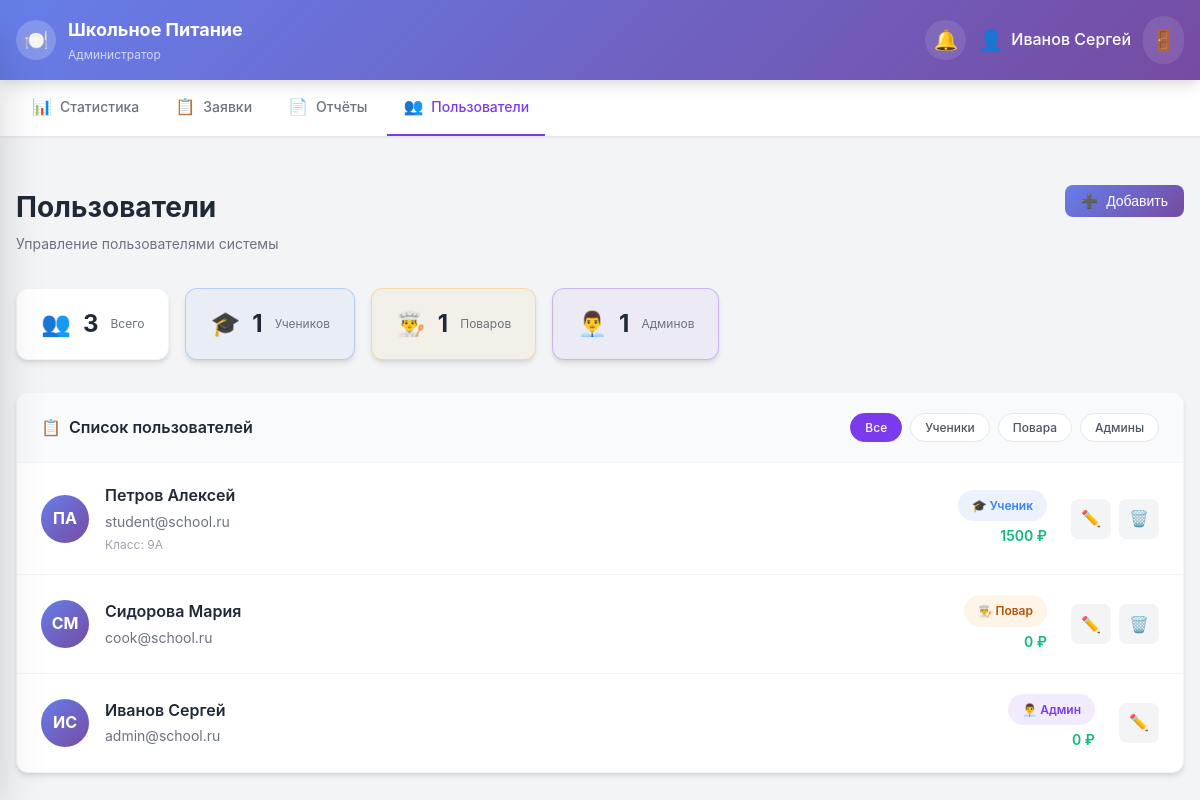
The app's page /admin/users (signed in) with its own data.
### app.py (models this page shows)
class User(UserMixin, db.Model):
    id = db.Column(db.Integer, primary_key=True)
    email = db.Column(db.String(120), unique=True, nullable=False)
    password_hash = db.Column(db.String(256), nullable=False)
    name = db.Column(db.String(100), nullable=False)
    role = db.Column(db.String(20), nullable=False, default='student')
    student_class = db.Column(db.String(10))
    balance = db.Column(db.Float, default=0.0)
    allergies = db.Column(db.String(500), default='')
    created_at = db.Column(db.DateTime, default=datetime.utcnow)
    orders = db.relationship('Order', backref='user', lazy=True)
    reviews = db.relationship('Review', backref='user', lazy=True)
    notifications = db.relationship('Notification', backref='user', lazy=True)

### app.py (the view)
@app.route('/admin/users')
@login_required
@role_required('admin')
def admin_users():
    users = User.query.all()
    return render_template('admin/users.html', users=users)

### app.py (called while the page is built)
def role_required(*roles):
    def decorator(f):
        @wraps(f)
        def decorated_function(*args, **kwargs):
            if not current_user.is_authenticated:
                return redirect(url_for('login'))
            if current_user.role not in roles:
                flash('У вас нет доступа к этой странице', 'error')
                return redirect(url_for('index'))
            return f(*args, **kwargs)
        return decorated_function
    return decorator

@login_manager.user_loader
def load_user(user_id):
    return User.query.get(int(user_id))

### templates/admin/users.html (shortened to what this page needs)
{% extends 'base.html' %}
{% block content %}
<div class="page-top-spacing">
    <div class="page-header">
        <div class="users-header">
            <div class="users-header-left">
                <h2 class="page-title">Пользователи</h2>
                <p class="users-subtitle">Управление пользователями системы</p>
            </div>
            <button onclick="openAddUserModal()" class="btn btn-primary">
                <span>➕</span> Добавить
            </button>
        </div>
    </div>
</div>
<div class="users-stats-row">
    <div class="users-stat">
        <span class="users-stat-icon">👥</span>
        <span class="users-stat-value">{{ users|length }}</span>
        <span class="users-stat-label">Всего</span>
    </div>
    <div class="users-stat users-stat-students">
        <span class="users-stat-icon">🎓</span>
        <span class="users-stat-value">{{ users|selectattr('role', 'equalto', 'student')|list|length }}</span>
        <span class="users-stat-label">Учеников</span>
    </div>
    <div class="users-stat users-stat-cooks">
        <span class="users-stat-icon">👨‍🍳</span>
        <span class="users-stat-value">{{ users|selectattr('role', 'equalto', 'cook')|list|length }}</span>
        <span class="users-stat-label">Поваров</span>
    </div>
    <div class="users-stat users-stat-admins">
        <span class="users-stat-icon">👨‍💼</span>
        <span class="users-stat-value">{{ users|selectattr('role', 'equalto', 'admin')|list|length }}</span>
        <span class="users-stat-label">Админов</span>
    </div>
</div>
<div class="users-list-container">
    <div class="users-list-header">
        <div class="users-list-title">
            <span>📋</span>
            <h3>Список пользователей</h3>
        </div>
        <div class="users-filter">
            <button class="filter-btn active" onclick="filterUsers('all')">Все</button>
            <button class="filter-btn" onclick="filterUsers('student')">Ученики</button>
            <button class="filter-btn" onclick="filterUsers('cook')">Повара</button>
            <button class="filter-btn" onclick="filterUsers('admin')">Админы</button>
        </div>
    </div>
    <div class="users-list">
        {% for user in users %}
        <div class="user-list-item" data-role="{{ user.role }}" data-user-id="{{ user.id }}">
            <div class="user-list-left">
                <div class="user-list-avatar">
                    {{ user.name.split()[0][0] }}{{ user.name.split()[-1][0] if user.name.split()|length > 1 else '' }}
                </div>
                <div class="user-list-info">
                    <span class="user-list-name">{{ user.name }}</span>
                    <span class="user-list-email">{{ user.email }}</span>
                    {% if user.student_class %}
                    <span class="user-list-class">Класс: {{ user.student_class }}</span>
                    {% endif %}
                </div>
            </div>
            <div class="user-list-right">
                <div class="user-list-meta">
                    <span class="user-role-badge role-{{ user.role }}">
                        {% if user.role == 'student' %}🎓 Ученик
                        {% elif user.role == 'cook' %}👨‍🍳 Повар
                        {% else %}👨‍💼 Админ{% endif %}
                    </span>
                    {% if user.balance is not none %}
                    <span class="user-list-balance">{{ user.balance|int }} ₽</span>
                    {% endif %}
                </div>
                <div class="user-list-actions">
                    <button class="user-action-btn user-action-edit" onclick="openEditUserModal({{ user.id }}, '{{ user.name }}', '{{ user.email }}', '{{ user.role }}', '{{ user.student_class or '' }}')" title="Редактировать">
                        ✏️
                    </button>
                    {% if user.id != current_user.id %}
                    <button class="user-action-btn user-action-delete" onclick="confirmDeleteUser({{ user.id }}, '{{ user.name }}')" title="Удалить">
                        🗑️
                    </button>
                    {% endif %}
                </div>
            </div>
        </div>
        {% endfor %}
    </div>
</div>
{% endblock %}

### templates/base.html (shortened to what this page needs)
<!DOCTYPE html>
<html lang="ru">
<head>
    <link rel="stylesheet" href="{{ url_for('static', filename='css/style.css') }}">
    <link rel="stylesheet" href="{{ url_for('static', filename='css/mobile.css') }}">
</head>
<body class="body-bg">
    {% if current_user.is_authenticated %}
    <header class="header">
        <div class="header-container">
            <div class="header-content">
                <div class="header-logo">
                    <div class="header-logo-icon">🍽️</div>
                    <div class="header-title">
                        <h1>Школьное Питание</h1>
                        <p>
                            {% if current_user.role == 'student' %}Ученик{% elif current_user.role == 'cook' %}Повар{% else %}Администратор{% endif %}
                        </p>
                    </div>
                </div>
                <div class="header-actions">
                    <div class="header-notifications">
                        <button onclick="toggleNotifications()" class="header-btn">
                            <span>🔔</span>
                        </button>
                    </div>
                    <div class="header-user-info">
                        <span class="header-user-avatar">👤</span>
                        <span class="header-user-name">{{ current_user.name }}</span>
                    </div>
                    <a href="{{ url_for('logout') }}" class="header-logout" title="Выйти">🚪</a>
                </div>
            </div>
        </div>
    </header>
    <nav class="desktop-nav">
        <div class="nav-container">
            <div class="nav-tabs">
                {% if current_user.role == 'student' %}
                <a href="{{ url_for('student_menu') }}" class="nav-tab {% if request.endpoint == 'student_menu' %}active{% endif %}">
                    <span class="nav-icon">🍽️</span> Меню
                </a>
                <a href="{{ url_for('student_orders') }}" class="nav-tab {% if request.endpoint == 'student_orders' %}active{% endif %}">
                    <span class="nav-icon">🛒</span> Мои заказы
                </a>
                <a href="{{ url_for('student_payment') }}" class="nav-tab {% if request.endpoint == 'student_payment' %}active{% endif %}">
                    <span class="nav-icon">💳</span> Оплата
                </a>
                <a href="{{ url_for('student_profile') }}" class="nav-tab {% if request.endpoint == 'student_profile' %}active{% endif %}">
                    <span class="nav-icon">👤</span> Профиль
                </a>
                {% elif current_user.role == 'admin' %}
                <a href="{{ url_for('admin_dashboard') }}" class="nav-tab {% if request.endpoint == 'admin_dashboard' %}active{% endif %}">
                    <span class="nav-icon">📊</span> Статистика
                </a>
                <a href="{{ url_for('admin_requests') }}" class="nav-tab {% if request.endpoint == 'admin_requests' %}active{% endif %}">
                    <span class="nav-icon">📋</span> Заявки
                </a>
                <a href="{{ url_for('admin_reports') }}" class="nav-tab {% if request.endpoint == 'admin_reports' %}active{% endif %}">
                    <span class="nav-icon">📄</span> Отчёты
                </a>
                <a href="{{ url_for('admin_users') }}" class="nav-tab {% if request.endpoint == 'admin_users' %}active{% endif %}">
                    <span class="nav-icon">👥</span> Пользователи
                </a>
                {% endif %}
            </div>
        </div>
    </nav>
    {% endif %}
    <main class="main-container">
        {% block content %}{% endblock %}
    </main>
</body>
</html>

### records on screen
User: name "Иванов Сергей", name "И", name.split|length "С", email "admin@school.ru", role "👨‍💼 Админ", balance "0"
User: name "П", name.split|length "А", name "Петров Алексей", email "student@school.ru", student_class "9А", role "🎓 Ученик", balance "1500"
User: name "С", name.split|length "М", name "Сидорова Мария", email "cook@school.ru", role "👨‍🍳 Повар", balance "0"

### other values on screen
{{ users|length }} "3"
{{ users|selectattr('role', 'equalto', 'student')|list|length }} "1"
{{ users|selectattr('role', 'equalto', 'cook')|list|length }} "1"
{{ users|selectattr('role', 'equalto', 'admin')|list|length }} "1"
